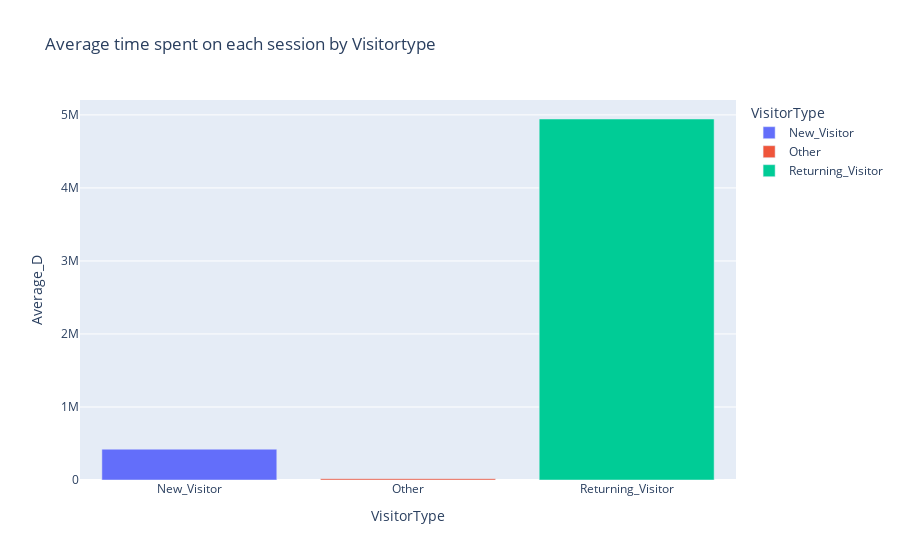

The notebook cell this image was saved under:
### Markdown cell above
## Average Duration vs Visitortype

### Code cell
# Plotting the chart of Average Duration(on the 3 pages) against the Visitortype
groupped = df.groupby(by='VisitorType',as_index=False).sum()
fig = px.bar(groupped,x='VisitorType' ,y='Average_D',orientation='v',color='VisitorType',title="Average time spent on each session by Visitortype")
fig.show()

### Figure 1 — Plotly figure (JSON) as saved in the notebook; plotly's stock layout.template omitted (floating-point values rounded to 4 significant figures)
{"data": [{"alignmentgroup": "True", "hovertemplate": "VisitorType=%{x}<br>Average_D=%{y}<extra></extra>", "legendgroup": "New_Visitor", "marker": {"color": "#636efa"}, "name": "New_Visitor", "offsetgroup": "New_Visitor", "orientation": "v", "showlegend": true, "textposition": "auto", "type": "bar", "x": ["New_Visitor"], "xaxis": "x", "y": [422100.0], "yaxis": "y"}, {"alignmentgroup": "True", "hovertemplate": "VisitorType=%{x}<br>Average_D=%{y}<extra></extra>", "legendgroup": "Other", "marker": {"color": "#EF553B"}, "name": "Other", "offsetgroup": "Other", "orientation": "v", "showlegend": true, "textposition": "auto", "type": "bar", "x": ["Other"], "xaxis": "x", "y": [18270.0], "yaxis": "y"}, {"alignmentgroup": "True", "hovertemplate": "VisitorType=%{x}<br>Average_D=%{y}<extra></extra>", "legendgroup": "Returning_Visitor", "marker": {"color": "#00cc96"}, "name": "Returning_Visitor", "offsetgroup": "Returning_Visitor", "orientation": "v", "showlegend": true, "textposition": "auto", "type": "bar", "x": ["Returning_Visitor"], "xaxis": "x", "y": [4944000.0], "yaxis": "y"}], "layout": {"barmode": "relative", "legend": {"title": {"text": "VisitorType"}, "tracegroupgap": 0}, "title": {"text": "Average time spent on each session by Visitortype"}, "xaxis": {"anchor": "y", "categoryarray": ["New_Visitor", "Other", "Returning_Visitor"], "categoryorder": "array", "domain": [0, 1], "title": {"text": "VisitorType"}}, "yaxis": {"anchor": "x", "domain": [0, 1], "title": {"text": "Average_D"}}}}
